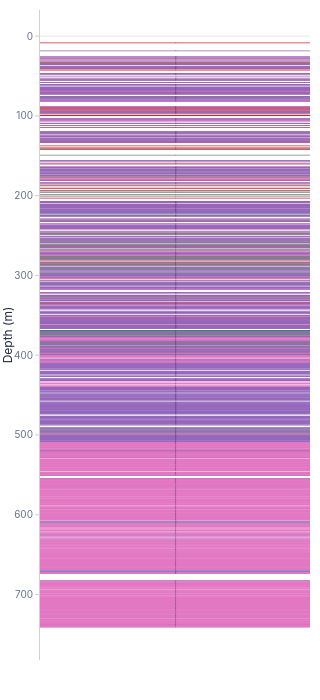

This figure's notebook cell:
### Markdown cell above
### Categorical — Structural Defect Types

`plot_strip_log` renders categorical intervals as coloured bands. Structural measurements are point data, so we construct a 0.1 m pseudo-interval (`to = depth + 0.1`) to display each measurement as a band.

### Code cell
# Pick the hole with the most labelled point structures
CAT_HOLE = struct_df[struct_df["defect"].notna()][HOLE_ID].value_counts().index[0]
df_cat = struct_df[struct_df[HOLE_ID] == CAT_HOLE].copy()

# bit of a hack to show how to do categroical graphs prior to true interval categroical data source
df_cat["from"] = df_cat[DEPTH]
df_cat["to"]   = df_cat[DEPTH] + 1.0

print(f"{CAT_HOLE}: {df_cat['defect'].notna().sum()} measurements with defect type")
print("Defect types:", sorted(df_cat["defect"].dropna().unique().tolist()))

fig = plot_strip_log(df=df_cat, from_col="from", to_col="to", label_col="defect")
fig.update_layout(width=300, height=700)
fig.show()

### Figure 1 — Plotly figure (JSON) as saved in the notebook; plotly's stock layout.template omitted (floating-point values rounded to 4 significant figures; data arrays with more than 128 entries replaced by an {"elided": "..."} marker saying what was removed)
{"data": [{"base": [371.0, 369.1, 368.5], "customdata": [[371.0, 372.0], [369.1, 370.1], [368.5, 369.5]], "hovertemplate": "bn<br>%{customdata[0]:.3f} – %{customdata[1]:.3f} m<extra></extra>", "insidetextanchor": "middle", "marker": {"color": "#1f77b4", "line": {"width": 0}}, "name": "bn", "showlegend": false, "text": ["bn", "bn", "bn"], "textfont": {"color": "black", "size": 10}, "textposition": "inside", "type": "bar", "width": 1, "x": [0.5, 0.5, 0.5], "y": [1.0, 1.0, 1.0]}, {"base": [714.6, 609.9, 383.9, 375.2, 359.1, 308.8, 221.4, 220.4], "customdata": [[714.6, 715.6], [609.9, 610.9], [383.9, 384.9], [375.2, 376.2], [359.1, 360.1], [308.8, 309.8], [221.4, 222.4], [220.4, 221.4]], "hovertemplate": "co<br>%{customdata[0]:.3f} – %{customdata[1]:.3f} m<extra></extra>", "insidetextanchor": "middle", "marker": {"color": "#2ca02c", "line": {"width": 0}}, "name": "co", "showlegend": false, "text": ["co", "co", "co", "co", "co", "co", "co", "co"], "textfont": {"color": "black", "size": 10}, "textposition": "inside", "type": "bar", "width": 1, "x": [0.5, 0.5, 0.5, 0.5, 0.5, 0.5, 0.5, 0.5], "y": [1.0, 1.0, 1.0, 1.0, 1.0, 1.0, 1.0, 1.0]}, {"base": [394.8, 392.6, 391.8, 390.6, 385.8, 377.3, 372.9, 369.9, 364.7, 362.2, 360.3, 358.9, 358.1, 357.1, 356.4, 354.2, 353.9, 346.2, 340.0, 334.6, 333.8, 331.0, 327.4, 324.8, 314.8, 311.0, 305.3, 301.6, 286.0, 283.4, 280.2, 276.0, 262.9, 254.8, 247.0, 240.6, 238.9, 231.7, 219.8, 213.2, 210.8, 202.7, 193.5, 190.2, 186.3, 180.4, 176.0, 174.3, 171.2, 166.6, 163.9, 158.7, 141.7, 139.7, 137.0, 133.0, 131.0, 127.3, 121.0, 114.2, 105.4, 103.7, 99.0, 97.0, 93.7, 91.4, 90.0, 88.7, 87.55, 70.4, 68.0, 66.3, 63.8, 57.9, 53.3, 46.5, 42.0, 40.35, 38.2, 34.6, 32.24, 27.5, 8.0], "customdata": {"elided": "83x2 float values"}, "hovertemplate": "fn<br>%{customdata[0]:.3f} – %{customdata[1]:.3f} m<extra></extra>", "insidetextanchor": "middle", "marker": {"color": "#d62728", "line": {"width": 0}}, "name": "fn", "showlegend": false, "text": ["fn", "fn", "fn", "fn", "fn", "fn", "fn", "fn", "fn", "fn", "fn", "fn", "fn", "fn", "fn", "fn", "fn", "fn", "fn", "fn", "fn", "fn", "fn", "fn", "fn", "fn", "fn", "fn", "fn", "fn", "fn", "fn", "fn", "fn", "fn", "fn", "fn", "fn", "fn", "fn", "fn", "fn", "fn", "fn", "fn", "fn", "fn", "fn", "fn", "fn", "fn", "fn", "fn", "fn", "fn", "fn", "fn", "fn", "fn", "fn", "fn", "fn", "fn", "fn", "fn", "fn", "fn", "fn", "fn", "fn", "fn", "fn", "fn", "fn", "fn", "fn", "fn", "fn", "fn", "fn", "fn", "fn", "fn"], "textfont": {"color": "black", "size": 10}, "textposition": "inside", "type": "bar", "width": 1, "x": [0.5, 0.5, 0.5, 0.5, 0.5, 0.5, 0.5, 0.5, 0.5, 0.5, 0.5, 0.5, 0.5, 0.5, 0.5, 0.5, 0.5, 0.5, 0.5, 0.5, 0.5, 0.5, 0.5, 0.5, 0.5, 0.5, 0.5, 0.5, 0.5, 0.5, 0.5, 0.5, 0.5, 0.5, 0.5, 0.5, 0.5, 0.5, 0.5, 0.5, 0.5, 0.5, 0.5, 0.5, 0.5, 0.5, 0.5, 0.5, 0.5, 0.5, 0.5, 0.5, 0.5, 0.5, 0.5, 0.5, 0.5, 0.5, 0.5, 0.5, 0.5, 0.5, 0.5, 0.5, 0.5, 0.5, 0.5, 0.5, 0.5, 0.5, 0.5, 0.5, 0.5, 0.5, 0.5, 0.5, 0.5, 0.5, 0.5, 0.5, 0.5, 0.5, 0.5], "y": [1.0, 1.0, 1.0, 1.0, 1.0, 1.0, 1.0, 1.0, 1.0, 1.0, 1.0, 1.0, 1.0, 1.0, 1.0, 1.0, 1.0, 1.0, 1.0, 1.0, 1.0, 1.0, 1.0, 1.0, 1.0, 1.0, 1.0, 1.0, 1.0, 1.0, 1.0, 1.0, 1.0, 1.0, 1.0, 1.0, 1.0, 1.0, 1.0, 1.0, 1.0, 1.0, 1.0, 1.0, 1.0, 1.0, 1.0, 1.0, 1.0, 1.0, 1.0, 1.0, 1.0, 1.0, 1.0, 1.0, 1.0, 1.0, 1.0, 1.0, 1.0, 1.0, 1.0, 1.0, 1.0, 1.0, 1.0, 1.0, 1.0, 1.0, 1.0, 1.0, 1.0, 1.0, 1.0, 1.0, 1.0, 1.0, 1.0, 1.0, 1.0, 1.0, 1.0]}, {"base": {"elided": "640 float values"}, "customdata": {"elided": "640x2 float values"}, "hovertemplate": "fr<br>%{customdata[0]:.3f} – %{customdata[1]:.3f} m<extra></extra>", "insidetextanchor": "middle", "marker": {"color": "#9467bd", "line": {"width": 0}}, "name": "fr", "showlegend": false, "text": {"elided": "640 str values"}, "textfont": {"color": "black", "size": 10}, "textposition": "inside", "type": "bar", "width": 1, "x": {"elided": "640 float values"}, "y": {"elided": "640 float values"}}, {"base": [null, null, null, null, null], "customdata": [[null, null], [null, null], [null, null], [null, null], [null, null]], "hovertemplate": "ft<br>%{customdata[0]:.3f} – %{customdata[1]:.3f} m<extra></extra>", "insidetextanchor": "middle", "marker": {"color": "#8c564b", "line": {"width": 0}}, "name": "ft", "showlegend": false, "text": ["ft", "ft", "ft", "ft", "ft"], "textfont": {"color": "black", "size": 10}, "textposition": "inside", "type": "bar", "width": 1, "x": [0.5, 0.5, 0.5, 0.5, 0.5], "y": [null, null, null, null, null]}, {"base": {"elided": "573 float values"}, "customdata": {"elided": "573x2 float values"}, "hovertemplate": "jt<br>%{customdata[0]:.3f} – %{customdata[1]:.3f} m<extra></extra>", "insidetextanchor": "middle", "marker": {"color": "#e377c2", "line": {"width": 0}}, "name": "jt", "showlegend": false, "text": {"elided": "573 str values"}, "textfont": {"color": "black", "size": 10}, "textposition": "inside", "type": "bar", "width": 1, "x": {"elided": "573 float values"}, "y": {"elided": "573 float values"}}, {"base": [496.9, 493.3, 395.7, 389.8, 385.3, 384.3, 374.1, 374.0, 370.6, 370.1, 369.7, 369.6, 369.3, 325.8, 297.4, 297.1, 292.3, 291.4, 286.5, 286.1, 285.8, 284.2, 283.8, 282.8, 278.6, 278.1, 277.4, 276.4, 276.2, 268.0, 266.9, 261.9, 261.1, 260.1, 255.4, 248.0, 247.8, 247.4, 229.8, 223.9, 200.1, 197.8, 195.2, 193.3, 187.3, 174.9, 148.7, 140.5, 75.7, 33.7, null, null, null, null, null, null, null, null, null, null, null, null, null, null, null, null, null], "customdata": {"elided": "67x2 float values"}, "hovertemplate": "vn<br>%{customdata[0]:.3f} – %{customdata[1]:.3f} m<extra></extra>", "insidetextanchor": "middle", "marker": {"color": "#7f7f7f", "line": {"width": 0}}, "name": "vn", "showlegend": false, "text": ["vn", "vn", "vn", "vn", "vn", "vn", "vn", "vn", "vn", "vn", "vn", "vn", "vn", "vn", "vn", "vn", "vn", "vn", "vn", "vn", "vn", "vn", "vn", "vn", "vn", "vn", "vn", "vn", "vn", "vn", "vn", "vn", "vn", "vn", "vn", "vn", "vn", "vn", "vn", "vn", "vn", "vn", "vn", "vn", "vn", "vn", "vn", "vn", "vn", "vn", "vn", "vn", "vn", "vn", "vn", "vn", "vn", "vn", "vn", "vn", "vn", "vn", "vn", "vn", "vn", "vn", "vn"], "textfont": {"color": "black", "size": 10}, "textposition": "inside", "type": "bar", "width": 1, "x": [0.5, 0.5, 0.5, 0.5, 0.5, 0.5, 0.5, 0.5, 0.5, 0.5, 0.5, 0.5, 0.5, 0.5, 0.5, 0.5, 0.5, 0.5, 0.5, 0.5, 0.5, 0.5, 0.5, 0.5, 0.5, 0.5, 0.5, 0.5, 0.5, 0.5, 0.5, 0.5, 0.5, 0.5, 0.5, 0.5, 0.5, 0.5, 0.5, 0.5, 0.5, 0.5, 0.5, 0.5, 0.5, 0.5, 0.5, 0.5, 0.5, 0.5, 0.5, 0.5, 0.5, 0.5, 0.5, 0.5, 0.5, 0.5, 0.5, 0.5, 0.5, 0.5, 0.5, 0.5, 0.5, 0.5, 0.5], "y": [1.0, 1.0, 1.0, 1.0, 1.0, 1.0, 1.0, 1.0, 1.0, 1.0, 1.0, 1.0, 1.0, 1.0, 1.0, 1.0, 1.0, 1.0, 1.0, 1.0, 1.0, 1.0, 1.0, 1.0, 1.0, 1.0, 1.0, 1.0, 1.0, 1.0, 1.0, 1.0, 1.0, 1.0, 1.0, 1.0, 1.0, 1.0, 1.0, 1.0, 1.0, 1.0, 1.0, 1.0, 1.0, 1.0, 1.0, 1.0, 1.0, 1.0, null, null, null, null, null, null, null, null, null, null, null, null, null, null, null, null, null]}], "layout": {"bargap": 0, "barmode": "overlay", "height": 700, "margin": {"b": 40, "l": 40, "r": 10, "t": 10}, "showlegend": false, "width": 300, "xaxis": {"fixedrange": true, "range": [0, 1], "visible": false}, "yaxis": {"autorange": "reversed", "title": {"text": "Depth (m)"}}}}
